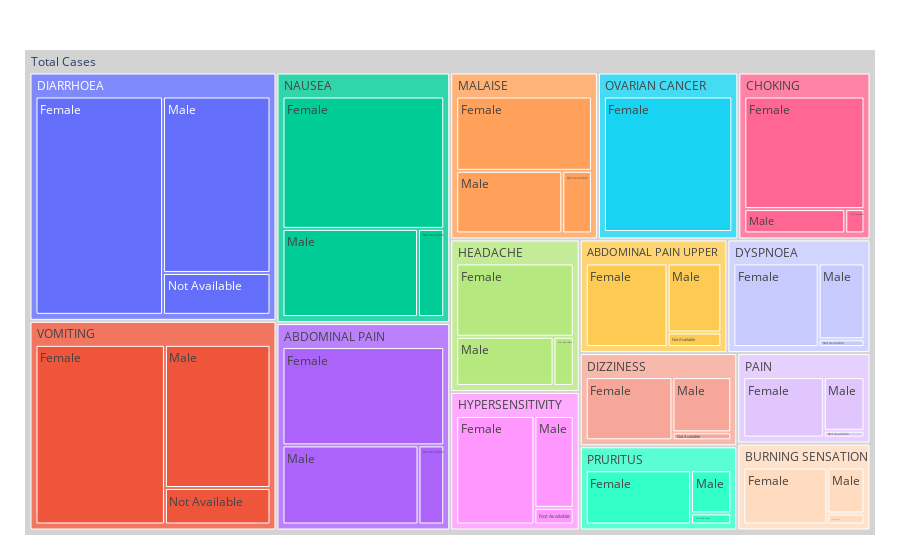

The cell this chart's notebook holds for it:
### Code cell
make_treemap(wide_df,'Symptoms','Gender')

### Figure 1 — Plotly figure (JSON) as saved in the notebook; plotly's stock layout.template omitted (floating-point values rounded to 4 significant figures)
{"data": [{"branchvalues": "total", "domain": {"x": [0, 1], "y": [0, 1]}, "hovertemplate": "labels=%{label}<br>Count=%{value}<br>parent=%{parent}<br>id=%{id}<extra></extra>", "ids": ["Total Cases/ABDOMINAL PAIN/Female", "Total Cases/ABDOMINAL PAIN UPPER/Female", "Total Cases/BURNING SENSATION/Female", "Total Cases/CHOKING/Female", "Total Cases/DIARRHOEA/Female", "Total Cases/DIZZINESS/Female", "Total Cases/DYSPNOEA/Female", "Total Cases/HEADACHE/Female", "Total Cases/HYPERSENSITIVITY/Female", "Total Cases/MALAISE/Female", "Total Cases/NAUSEA/Female", "Total Cases/OVARIAN CANCER/Female", "Total Cases/PAIN/Female", "Total Cases/PRURITUS/Female", "Total Cases/VOMITING/Female", "Total Cases/ABDOMINAL PAIN/Male", "Total Cases/ABDOMINAL PAIN UPPER/Male", "Total Cases/BURNING SENSATION/Male", "Total Cases/CHOKING/Male", "Total Cases/DIARRHOEA/Male", "Total Cases/DIZZINESS/Male", "Total Cases/DYSPNOEA/Male", "Total Cases/HEADACHE/Male", "Total Cases/HYPERSENSITIVITY/Male", "Total Cases/MALAISE/Male", "Total Cases/NAUSEA/Male", "Total Cases/OVARIAN CANCER/Male", "Total Cases/PAIN/Male", "Total Cases/PRURITUS/Male", "Total Cases/VOMITING/Male", "Total Cases/ABDOMINAL PAIN/Not Available", "Total Cases/ABDOMINAL PAIN UPPER/Not Available", "Total Cases/BURNING SENSATION/Not Available", "Total Cases/CHOKING/Not Available", "Total Cases/DIARRHOEA/Not Available", "Total Cases/DIZZINESS/Not Available", "Total Cases/DYSPNOEA/Not Available", "Total Cases/HEADACHE/Not Available", "Total Cases/HYPERSENSITIVITY/Not Available", "Total Cases/MALAISE/Not Available", "Total Cases/NAUSEA/Not Available", "Total Cases/OVARIAN CANCER/Not Available", "Total Cases/PAIN/Not Available", "Total Cases/PRURITUS/Not Available", "Total Cases/VOMITING/Not Available", "Total Cases/ABDOMINAL PAIN", "Total Cases/ABDOMINAL PAIN UPPER", "Total Cases/BURNING SENSATION", "Total Cases/CHOKING", "Total Cases/DIARRHOEA", "Total Cases/DIZZINESS", "Total Cases/DYSPNOEA", "Total Cases/HEADACHE", "Total Cases/HYPERSENSITIVITY", "Total Cases/MALAISE", "Total Cases/NAUSEA", "Total Cases/OVARIAN CANCER", "Total Cases/PAIN", "Total Cases/PRURITUS", "Total Cases/VOMITING", "Total Cases"], "labels": ["Female", "Female", "Female", "Female", "Female", "Female", "Female", "Female", "Female", "Female", "Female", "Female", "Female", "Female", "Female", "Male", "Male", "Male", "Male", "Male", "Male", "Male", "Male", "Male", "Male", "Male", "Male", "Male", "Male", "Male", "Not Available", "Not Available", "Not Available", "Not Available", "Not Available", "Not Available", "Not Available", "Not Available", "Not Available", "Not Available", "Not Available", "Not Available", "Not Available", "Not Available", "Not Available", "ABDOMINAL PAIN", "ABDOMINAL PAIN UPPER", "BURNING SENSATION", "CHOKING", "DIARRHOEA", "DIZZINESS", "DYSPNOEA", "HEADACHE", "HYPERSENSITIVITY", "MALAISE", "NAUSEA", "OVARIAN CANCER", "PAIN", "PRURITUS", "VOMITING", "Total Cases"], "name": "", "parents": ["Total Cases/ABDOMINAL PAIN", "Total Cases/ABDOMINAL PAIN UPPER", "Total Cases/BURNING SENSATION", "Total Cases/CHOKING", "Total Cases/DIARRHOEA", "Total Cases/DIZZINESS", "Total Cases/DYSPNOEA", "Total Cases/HEADACHE", "Total Cases/HYPERSENSITIVITY", "Total Cases/MALAISE", "Total Cases/NAUSEA", "Total Cases/OVARIAN CANCER", "Total Cases/PAIN", "Total Cases/PRURITUS", "Total Cases/VOMITING", "Total Cases/ABDOMINAL PAIN", "Total Cases/ABDOMINAL PAIN UPPER", "Total Cases/BURNING SENSATION", "Total Cases/CHOKING", "Total Cases/DIARRHOEA", "Total Cases/DIZZINESS", "Total Cases/DYSPNOEA", "Total Cases/HEADACHE", "Total Cases/HYPERSENSITIVITY", "Total Cases/MALAISE", "Total Cases/NAUSEA", "Total Cases/OVARIAN CANCER", "Total Cases/PAIN", "Total Cases/PRURITUS", "Total Cases/VOMITING", "Total Cases/ABDOMINAL PAIN", "Total Cases/ABDOMINAL PAIN UPPER", "Total Cases/BURNING SENSATION", "Total Cases/CHOKING", "Total Cases/DIARRHOEA", "Total Cases/DIZZINESS", "Total Cases/DYSPNOEA", "Total Cases/HEADACHE", "Total Cases/HYPERSENSITIVITY", "Total Cases/MALAISE", "Total Cases/NAUSEA", "Total Cases/OVARIAN CANCER", "Total Cases/PAIN", "Total Cases/PRURITUS", "Total Cases/VOMITING", "Total Cases", "Total Cases", "Total Cases", "Total Cases", "Total Cases", "Total Cases", "Total Cases", "Total Cases", "Total Cases", "Total Cases", "Total Cases", "Total Cases", "Total Cases", "Total Cases", "Total Cases", ""], "root": {"color": "lightgrey"}, "type": "treemap", "values": [3977, 2016, 1600, 3613, 6631, 1743, 2107, 2355, 2377, 2665, 5204, 4620, 1596, 1912, 5681, 2692, 1095, 569, 656, 4514, 1033, 1027, 1307, 1013, 1755, 2905, 0, 715, 581, 3692, 509, 231, 137, 125, 1071, 149, 105, 271, 183, 490, 562, 48, 91, 150, 941, 7178, 3342, 2306, 4394, 12216, 2925, 3239, 3933, 3573, 4910, 8671, 4668, 2402, 2643, 10314, 76714]}], "layout": {"legend": {"tracegroupgap": 0}, "margin": {"b": 25, "l": 25, "r": 25, "t": 50}}}
